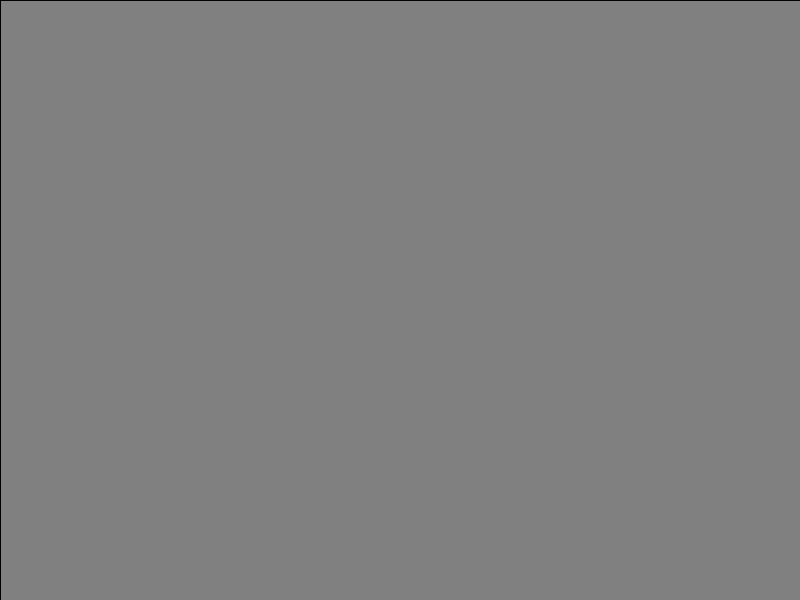
Frame 1 (no input)
Frame 60 (the mouse pressed at the canvas centre just before this capture): identical to frame 1, image omitted
Frame 120 (the mouse held since frame 60 and released just before this capture): identical to frame 1, image omitted

The Processing sketch that drew this single still picture (run headless with seeded random() and noise(); from frame 60 on, the mouse is pressed at the canvas centre):

// Processing sketch: sketch_18
// ── sketch_18.pde

float startDragX = -1;
float startDragY = -1;
float radius;
boolean isDragging = false;

void setup()
{
   size(800,600); 
}

void draw()
{
  fill(128,128,128);
  rect(0,0,800,600);
  
  //if we've ever clicked, our value will be > 0
  fill(255,255,255);
  ellipse(startDragX,startDragY,radius,radius);
  
  if(isDragging)
  {
    float dx = mouseX - startDragX;
    float dy = mouseY - startDragY;
    radius = sqrt(dx*dx + dy*dy);
  }
}

void mousePressed()
{
  startDragX = mouseX;
  startDragY = mouseY;
  isDragging = true;
  radius = 0;
}

void mouseReleased()
{
  isDragging = false;
}
